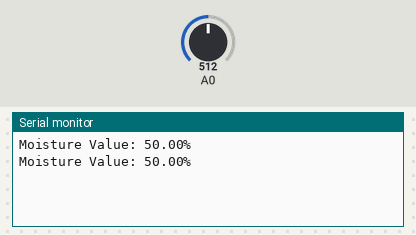
This sketch was run on a simulated ESP8266 (NodeMCU). On the bench: the last lines printed to the serial monitor. The inputs (shaded band) are chosen by the test bench; at power-on: A0 = 512.

Above: at 10.8 s.
10.9 s: A0 set to 705
At 20.7 s:
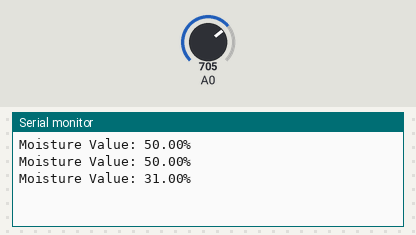
20.9 s: A0 set to 731
At 31.4 s:
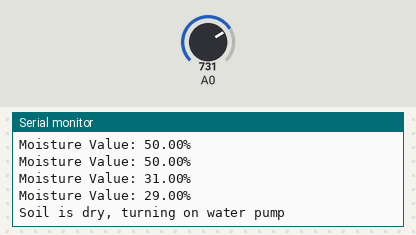
Timing chart, 0 to 32.9 s (numbered marks = the images above; inputs shaded):
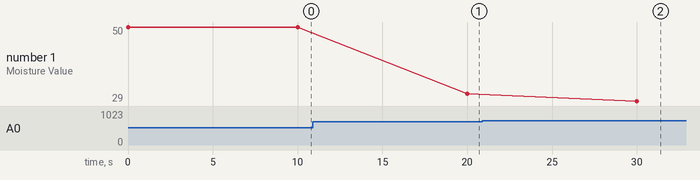

The sketch:

main.ino
```cpp
float moistureValue = 0.0;

void setup() {
  Serial.begin(9600);
}

void loop() {
  moistureValue = analogRead(A0);
  moistureValue = map(moistureValue, 0, 1023, 100, 0);
  Serial.println("Moisture Value: " + String(moistureValue) + "%");

  if (moistureValue < 30) {
    Serial.println("Soil is dry, turning on water pump");
    digitalWrite(D1, HIGH);
    delay(5000);
    digitalWrite(D1, LOW);
    Serial.println("Water pump turned off");
  }

  delay(10000);
}
```

Measured:
- the behaviour switches between 721 and 722 on A0 (found by bisection; images 1 and 2)
- after the input at 10.9 s, the serial monitor: prints a new line after 9.1 s (image 1)
- after the input at 20.9 s, the serial monitor: prints a new line after 9.1 s (image 2)
- plotted number 1: 50 → 31 after the input at 10.9 s, 31 → 29 after the input at 20.9 s
